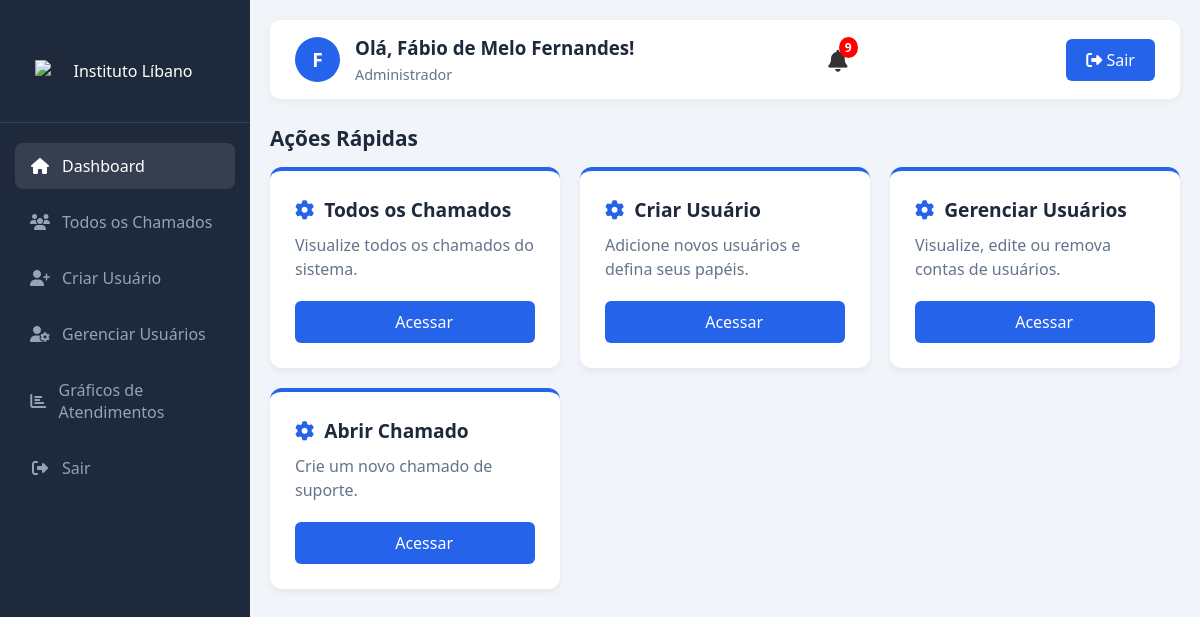
Page /index/ (signed in) on the committed database.
### accounts/models.py (models this page shows, shortened)
class CustomUser(AbstractUser):
    ROLES = (
        ('colaborador', 'Colaborador'),
        ('tecnico', 'Técnico'),
        ('admin', 'Administrador'),
    )
    role = models.CharField(max_length=20, choices=ROLES, default='colaborador')
    email = models.EmailField(unique=True)
    username = models.CharField(
        max_length=150,
        unique=True,
        validators=[nome_usuario_validator],
        help_text="Pode conter letras, espaços e acentos.",
    )
    USERNAME_FIELD = 'email'
    REQUIRED_FIELDS = ['username']

### accounts/views.py (the view, shortened to what this page needs)
# urls.py: path('index/', views.index_geral, name='index'),
@login_required
def index_geral(request):
    cards = []
    if request.user.role == 'colaborador':
        cards = [
            {
                'titulo': 'Abrir Chamado',
                'descricao': 'Crie um novo chamado de suporte.',
                'url': 'chamados_colaborador'
            },
            {
                'titulo': 'Meus Chamados',
                'descricao': 'Acompanhe o status dos seus chamados.',
                'url': 'chamados_colaborador'
            },
        ]
    elif request.user.role == 'admin':
        cards = [
            {
                'titulo': 'Todos os Chamados',
                'descricao': 'Visualize todos os chamados do sistema.',
                'url': 'chamados_admin'
            },
            {
                'titulo': 'Criar Usuário',
                'descricao': 'Adicione novos usuários e defina seus papéis.',
                'url': 'criar_usuario'
            },
            {
                'titulo': 'Gerenciar Usuários',
                'descricao': 'Visualize, edite ou remova contas de usuários.',
                'url': 'gerenciar_usuarios'  # <-- nome da URL que criamos
            },
                    {
                'titulo': 'Abrir Chamado',
                'descricao': 'Crie um novo chamado de suporte.',
                'url': 'chamados_colaborador'
            },
        ]
    else:
        messages.error(request, "Função de usuário não reconhecida.")
        return redirect('logout')
    return render(request, 'accounts/index.html', {'cards': cards})

### accounts/templates/accounts/index.html (shortened to what this page needs)
{% load static %}
<!DOCTYPE html>
<html lang="pt-br">
<head>
    <link rel="stylesheet" href="https://cdnjs.cloudflare.com/ajax/libs/font-awesome/6.4.0/css/all.min.css">
</head>
<body>
<div class="sidebar">
    <div class="logo">
        <img class="logo-img"
             src="https://institutolibano.com.br/_next/image?url=%2Froot%2Flogo-website-branca.webp&w=384&q=75"
             alt="Instituto Líbano">
    </div>
    <ul class="nav-links">
        <li><a href="{% url 'index' %}" class="active"><i class="fas fa-home"></i> <span>Dashboard</span></a></li>
        {% if user.role == 'colaborador' %}
            <li><a href="{% url 'chamados_colaborador' %}"><i class="fas fa-list"></i> <span>Meus Chamados</span></a></li>
        {% elif user.role == 'tecnico' %}
            <li><a href="{% url 'chamados_tecnico' %}"><i class="fas fa-tasks"></i> <span>Chamados Atribuídos</span></a></li>
        {% elif user.role == 'admin' %}
            <li><a href="{% url 'chamados_admin' %}"><i class="fas fa-users"></i> <span>Todos os Chamados</span></a></li>
            <li><a href="{% url 'criar_usuario' %}"><i class="fas fa-user-plus"></i> <span>Criar Usuário</span></a></li>
            <li><a href="{% url 'gerenciar_usuarios' %}"><i class="fas fa-user-cog"></i> <span>Gerenciar Usuários</span></a></li>
            <li><a href="{% url 'graficos_tickets' %}"><i class="fas fa-chart-bar"></i> <span>Gráficos de Atendimentos</span></a></li>
        {% endif %}
        <li><a href="{% url 'logout' %}"><i class="fas fa-sign-out-alt"></i> <span>Sair</span></a></li>
    </ul>
</div>
    <div class="main-content">
        <div class="header">
            <div class="user-info">
                <div class="user-avatar">{{ request.user.username|first|upper }}</div>
                <div class="user-details">
                    <h3>Olá, {{ request.user.first_name|default:request.user.username }}!</h3>
                    <p>{{ request.user.get_role_display }}</p>
                </div>
            </div>
        <div class="notif-container">
            <div id="notif-icon">
                <i class="fas fa-bell"></i>
                <span id="notif-badge" class="notif-badge" style="display:none;">0</span>
            </div>
        </div>
            <a href="{% url 'logout' %}" class="btn"><i class="fas fa-sign-out-alt"></i> Sair</a>
        </div>
        <h2 class="section-title">Ações Rápidas</h2>
        <div class="card-container">
            {% for card in cards %}
                <div class="card">
                    <h3><i class="{{ card.icone|default:'fas fa-cog' }}"></i> {{ card.titulo }}</h3>
                    <p>{{ card.descricao }}</p>
                    <a href="{% url card.url %}" class="btn btn-block">
                        <i class="fas fa-arrow-right"></i> Acessar
                    </a>
                </div>
            {% empty %}
                <div class="card">
                    <h3><i class="fas fa-inbox"></i> Nenhum card disponível</h3>
                    <p>No momento não há opções disponíveis para seu perfil.</p>
                </div>
            {% endfor %}
        </div>
</body>
</html>

### accounts/templates/accounts/index.html (style rules this page uses)
:root { --primary: #2563eb; --primary-dark: #1d4ed8; --secondary: #64748b; --success: #10b981; --warning: #f59e0b; --danger: #ef4444; --light: #f8fafc; --dark: #1e293b; --gray: #94a3b8; --sidebar-width: 250px; }
* { margin: 0; padding: 0; box-sizing: border-box; font-family: 'Segoe UI', Tahoma, Geneva, Verdana, sans-serif; }
body { background-color: #f1f5f9; color: var(--dark); display: flex; min-height: 100vh; }
.sidebar { width: var(--sidebar-width); background: var(--dark); color: white; height: 100vh; position: fixed; padding: 20px 0; transition: all 0.3s; }
.logo { text-align: center; padding: 20px 0; border-bottom: 1px solid #334155; margin-bottom: 20px; }
.nav-links { list-style: none; padding: 0 15px; }
.nav-links li { margin-bottom: 10px; }
.nav-links a { display: flex; align-items: center; gap: 12px; color: var(--gray); text-decoration: none; padding: 12px 15px; border-radius: 8px; transition: all 0.3s; }
.nav-links i { width: 20px; text-align: center; }
.main-content { flex: 1; margin-left: var(--sidebar-width); padding: 20px; }
.header { display: flex; justify-content: space-between; align-items: center; background: white; padding: 15px 25px; border-radius: 10px; box-shadow: 0 2px 10px rgba(0,0,0,0.05); margin-bottom: 25px; }
.user-info { display: flex; align-items: center; gap: 15px; }
.user-avatar { width: 45px; height: 45px; border-radius: 50%; background: var(--primary); color: white; display: flex; align-items: center; justify-content: center; font-weight: bold; font-size: 1.2rem; }
.user-details h3 { margin-bottom: 5px; }
.user-details p { color: var(--secondary); font-size: 0.9rem; }
.section-title { margin: 25px 0 15px; font-size: 1.3rem; color: var(--dark); }
.card-container { display: grid; grid-template-columns: repeat(auto-fill, minmax(280px, 1fr)); gap: 20px; }
.card { background: white; border-radius: 12px; padding: 25px; box-shadow: 0 4px 6px rgba(0,0,0,0.05); transition: transform 0.3s ease, box-shadow 0.3s ease; border-top: 4px solid var(--primary); }
.card h3 { margin-bottom: 10px; font-size: 1.2rem; display: flex; align-items: center; gap: 10px; }
.card i { color: var(--primary); }
.card p { color: var(--secondary); margin-bottom: 20px; line-height: 1.5; }
.btn { display: inline-block; background: var(--primary); color: white; text-decoration: none; padding: 10px 20px; border-radius: 6px; font-weight: 500; transition: background 0.3s; border: none; cursor: pointer; text-align: center; }
.btn-block { display: block; width: 100%; }
.nav-links a:hover, .nav-links a.active { background: rgba(255, 255, 255, 0.1); color: white; }
.logo-img { width: 180px; height: auto; display: block; margin: 20px auto; content: url("https://institutolibano.com.br/_next/image?url=%2Froot%2Flogo-website-branca.webp&w=384&q=75"); }
.notif-container { position: relative; margin-right: 25px; cursor: pointer; }
#notif-icon { font-size: 22px; color: #333; position: relative; cursor: pointer; }
.notif-badge { position: absolute; top: -8px; right: -10px; background: red; color: white; padding: 2px 6px; font-size: 12px; border-radius: 50%; font-weight: bold; }

### rows in the picture
CustomUser: user.username|first "F", user.first_name "Fábio de Melo Fernandes", user.role "Administrador"

### other values in the picture
{{ card.titulo }} "Todos os Chamados" "Criar Usuário" "Gerenciar Usuários" "Abrir Chamado"
{{ card.descricao }} "Visualize todos os chamados do sistema." "Adicione novos usuários e defina seus papéis." "Visualize, edite ou remova contas de usuários." "Crie um novo chamado de suporte."
